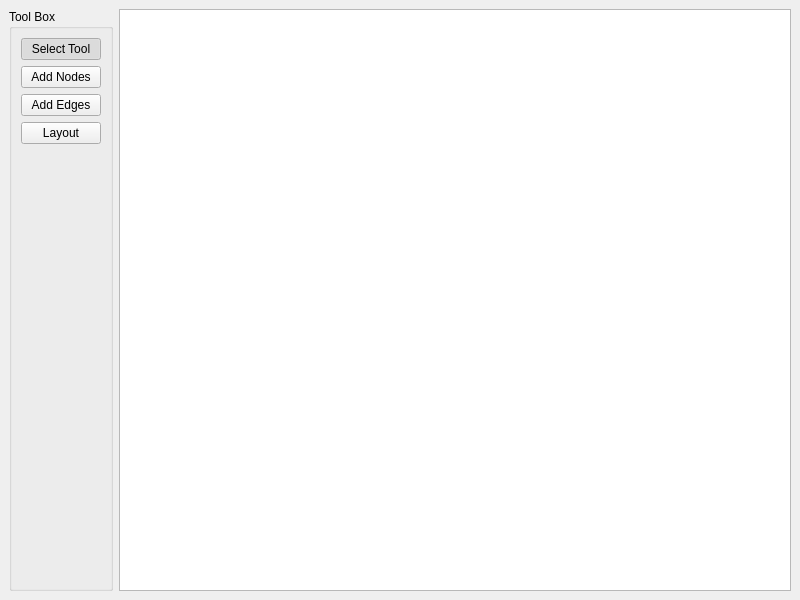
<?xml version="1.0" encoding="UTF-8"?>
<ui version="4.0">
 <class>MainWindow</class>
 <widget class="QMainWindow" name="MainWindow">
  <property name="geometry">
   <rect>
    <x>0</x>
    <y>0</y>
    <width>800</width>
    <height>600</height>
   </rect>
  </property>
  <property name="minimumSize">
   <size>
    <width>300</width>
    <height>300</height>
   </size>
  </property>
  <property name="windowTitle">
   <string>Grafeo</string>
  </property>
  <widget class="QWidget" name="centralwidget">
   <layout class="QHBoxLayout" name="horizontalLayout">
    <item>
     <widget class="QGroupBox" name="groupBox">
      <property name="sizePolicy">
       <sizepolicy hsizetype="Minimum" vsizetype="Preferred">
        <horstretch>0</horstretch>
        <verstretch>0</verstretch>
       </sizepolicy>
      </property>
      <property name="title">
       <string>Tool Box</string>
      </property>
      <layout class="QVBoxLayout" name="verticalLayout">
       <item>
        <widget class="QPushButton" name="selectButton">
         <property name="text">
          <string>Select Tool</string>
         </property>
         <property name="checkable">
          <bool>true</bool>
         </property>
         <property name="checked">
          <bool>true</bool>
         </property>
         <property name="autoExclusive">
          <bool>true</bool>
         </property>
        </widget>
       </item>
       <item>
        <widget class="QPushButton" name="nodesButton">
         <property name="text">
          <string>Add Nodes</string>
         </property>
         <property name="checkable">
          <bool>true</bool>
         </property>
         <property name="autoExclusive">
          <bool>true</bool>
         </property>
        </widget>
       </item>
       <item>
        <widget class="QPushButton" name="edgesButton">
         <property name="text">
          <string>Add Edges</string>
         </property>
         <property name="checkable">
          <bool>true</bool>
         </property>
         <property name="autoExclusive">
          <bool>true</bool>
         </property>
        </widget>
       </item>
       <item>
        <widget class="QPushButton" name="layoutButton">
         <property name="text">
          <string>Layout</string>
         </property>
         <property name="checkable">
          <bool>true</bool>
         </property>
         <property name="autoExclusive">
          <bool>true</bool>
         </property>
        </widget>
       </item>
       <item>
        <spacer name="verticalSpacer">
         <property name="orientation">
          <enum>Qt::Vertical</enum>
         </property>
         <property name="sizeHint" stdset="0">
          <size>
           <width>20</width>
           <height>40</height>
          </size>
         </property>
        </spacer>
       </item>
      </layout>
     </widget>
    </item>
    <item>
     <widget class="QGraphicsView" name="graphicsView">
      <property name="renderHints">
       <set>QPainter::Antialiasing|QPainter::TextAntialiasing</set>
      </property>
      <property name="cacheMode">
       <set>QGraphicsView::CacheBackground</set>
      </property>
      <property name="resizeAnchor">
       <enum>QGraphicsView::AnchorViewCenter</enum>
      </property>
      <property name="viewportUpdateMode">
       <enum>QGraphicsView::FullViewportUpdate</enum>
      </property>
     </widget>
    </item>
   </layout>
  </widget>
 </widget>
 <resources/>
 <connections/>
</ui>
